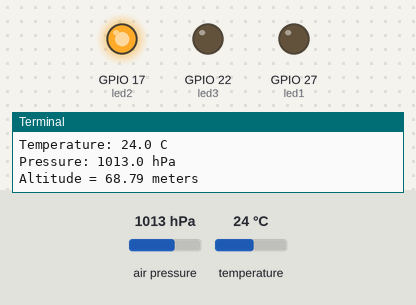
A program run on a simulated Raspberry Pi (BCM pin numbers). Parts: output pins drawn as LEDs (lit = HIGH), the last lines printed to the terminal. The inputs (shaded band) are chosen by the test bench; at power-on: temperature 24 °C, air pressure 1013 hPa.

Above: at 1.2 s.
1.3 s: temperature set to 29.5 °C
3.2 s: temperature set to 30.8 °C
At 4.8 s:
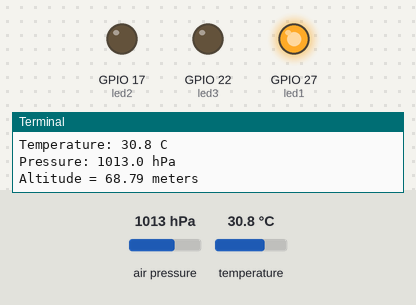
5.5 s: temperature set to 31.7 °C
At 6.5 s:
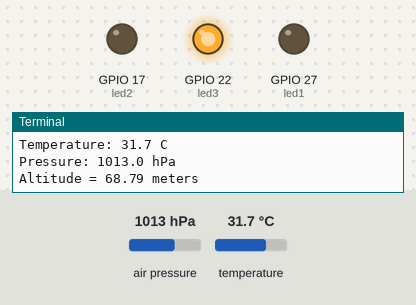
7.5 s: temperature set to 12 °C
At 9.2 s:
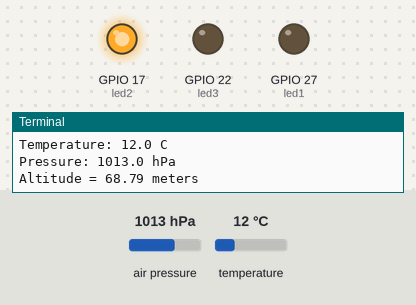
9.5 s: temperature set to 33 °C
At 10.9 s:
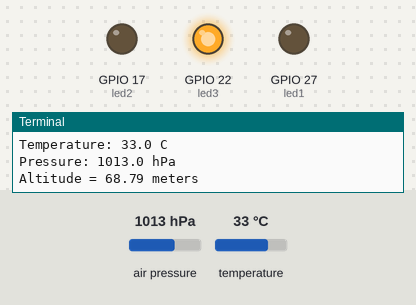
Timing chart, 0 to 12.5 s (numbered marks = the images above; inputs shaded):
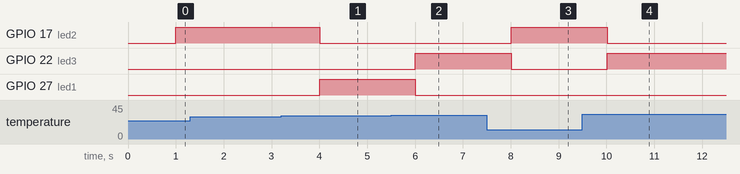

The program:

i2c_example.py
```python
import time
import board
import adafruit_bmp280

i2c = board.I2C()

bmp280 = adafruit_bmp280.Adafruit_BMP280_I2C(i2c)
bmp280.sea_level_pressure = 1021.3


from digitalio import DigitalInOut, Direction, Pull

led1 = DigitalInOut(board.D27)
led2 = DigitalInOut(board.D17)
led3 = DigitalInOut(board.D22)
led1.direction = Direction.OUTPUT
led2.direction = Direction.OUTPUT
led3.direction = Direction.OUTPUT


while True:
    print("\nTemperature: %0.1f C" % bmp280.temperature)
    print("Pressure: %0.1f hPa" % bmp280.pressure)
    print("Altitude = %0.2f meters" % bmp280.altitude)
    time.sleep(1)
    if bmp280.temperature > 31:
        led1.value = False
        led2.value = False
        led3.value = True
    elif bmp280.temperature > 30:
        led1.value = True
        led2.value = False
        led3.value = False
    else:
        led1.value = False
        led2.value = True
        led3.value = False
```

Measured:
- the behaviour switches between 30 and 30.1 °C on temperature (found by bisection; images 0 and 1)
- the behaviour switches between 31 and 31.1 °C on temperature (found by bisection; images 1 and 2)
- after the input at 3.2 s, GPIO 17 (led2): HIGH → LOW after 0.81 s; GPIO 27 (led1): LOW → HIGH after 0.81 s
- after the input at 5.5 s, GPIO 22 (led3): LOW → HIGH after 0.51 s; GPIO 27 (led1): HIGH → LOW after 0.51 s
- after the input at 7.5 s, GPIO 17 (led2): LOW → HIGH after 0.51 s; GPIO 22 (led3): HIGH → LOW after 0.51 s
- after the input at 9.5 s, GPIO 17 (led2): HIGH → LOW after 0.51 s; GPIO 22 (led3): LOW → HIGH after 0.51 s
